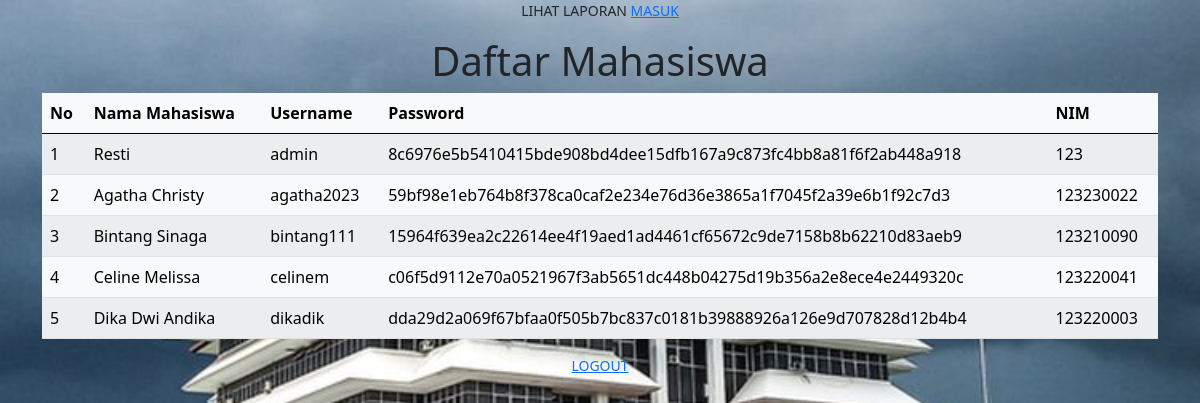
The app's page /admin.php with its own data.
### tables this page shows
CREATE TABLE `tb_user` (
  `user_id` int(11) NOT NULL,
  `user_name` varchar(99) NOT NULL,
  `username` varchar(99) NOT NULL,
  `password` varchar(99) NOT NULL,
  `user_npm` varchar(99) NOT NULL
);

### admin.php (the view, shortened to what this page needs)
<!DOCTYPE html>
<html lang="en">
<head>
    <link href="https://cdn.jsdelivr.net/npm/bootstrap@5.0.0-beta2/dist/css/bootstrap.min.css" rel="stylesheet">
</head>
<body style="background-image: url('upn.jpg'); background-position: fixed; width: 100%; height: 100%; background-size: 100%;">
    <p class="text-center small">LIHAT LAPORAN <a href="laporan.php" class="text-primary">MASUK</a></p>
    <div class="container" align="center">
        <h1>Daftar Mahasiswa</h1>
        <center>
            <table class="table table-light table-striped" >
            <thead>
                <tr >
                    <th scope="col">No</th>
                    <th scope="col">Nama Mahasiswa</th>
                    <th scope="col">Username</th>
                    <th scope="col">Password</th>
                    <th scope="col">NIM</th>
                </tr>
            </thead>
            <tbody >
                <?php
                include 'config.php';
                $query = mysqli_query ($koneksi, "SELECT * from tb_user");
                $s=1;
                while ($data=mysqli_fetch_array($query))
                {?>
                <tr>
                    <td> <?php echo $s++?></td>
                    <td> <?php echo $data['user_name'];?></td>
                    <td> <?php echo $data['username'];?></td>
                    <td> <?php echo $data['password'];?></td>
                    <td> <?php echo $data['user_npm'];?></td>
                </tr>
                <?php
                }
                ?>
            </tbody>
            </table>
        </center>
    </div>
    <p class="text-center small"><a href="logout.php" class="text-primary">LOGOUT</a></p>
</body>
</html>

### records on screen
tb_user: user_name "Resti", username "admin", password "8c6976e5b5410415bde908bd4dee15dfb167a9c873fc4bb8a81f6f2ab448a918", user_npm "123"
tb_user: user_name "Agatha Christy", username "agatha2023", password "59bf98e1eb764b8f378ca0caf2e234e76d36e3865a1f7045f2a39e6b1f92c7d3", user_npm "123230022"
tb_user: user_name "Bintang Sinaga", username "bintang111", password "15964f639ea2c22614ee4f19aed1ad4461cf65672c9de7158b8b62210d83aeb9", user_npm "123210090"
tb_user: user_name "Celine Melissa", username "celinem", password "c06f5d9112e70a0521967f3ab5651dc448b04275d19b356a2e8ece4e2449320c", user_npm "123220041"
tb_user: user_name "Dika Dwi Andika", username "dikadik", password "dda29d2a069f67bfaa0f505b7bc837c0181b39888926a126e9d707828d12b4b4", user_npm "123220003"
